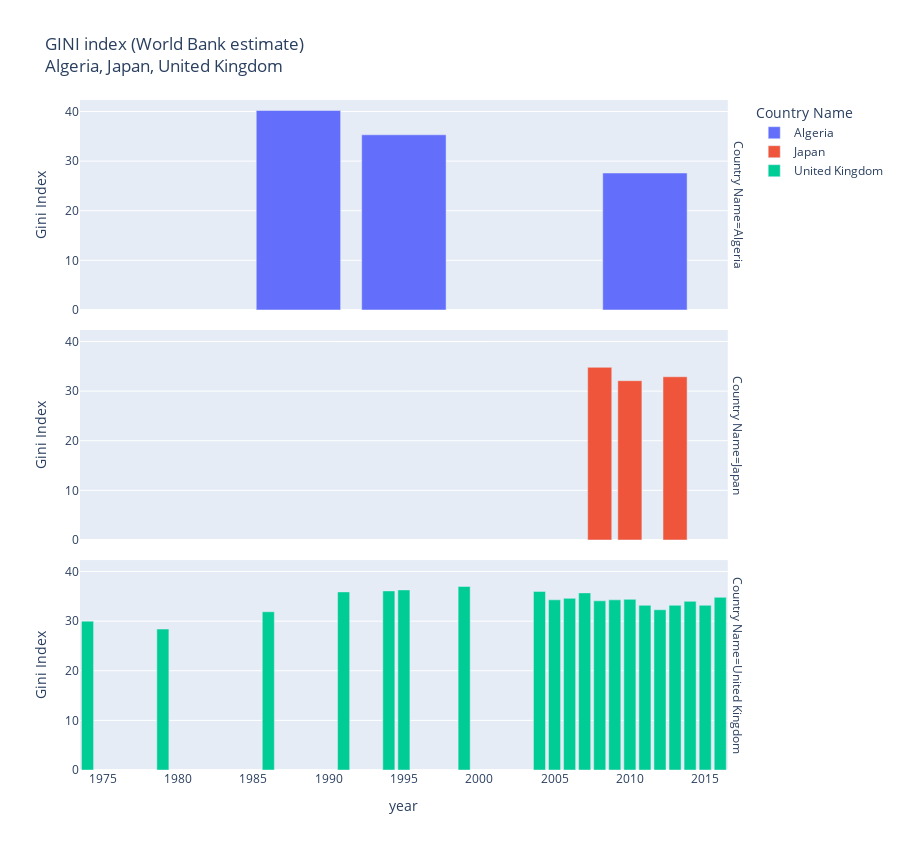

This figure's notebook cell:
### Code cell
countries = ['Algeria', 'Japan', 'United Kingdom']
df = poverty[poverty['Country Name'].isin(countries)].dropna(subset=[gini])
fig = px.bar(df,
             x='year',
             y=gini, 
             facet_row='Country Name',
             labels={gini: 'Gini Index'},
             color='Country Name',
             title='<br>'.join([gini, ', '.join(countries)]),
             height=100 + 250*len(countries))
fig

### Figure 1 — Plotly figure (JSON) as saved in the notebook; plotly's stock layout.template omitted (floating-point values rounded to 4 significant figures)
{"data": [{"alignmentgroup": "True", "hovertemplate": "Country Name=Algeria<br>year=%{x}<br>Gini Index=%{y}<extra></extra>", "legendgroup": "Algeria", "marker": {"color": "#636efa", "pattern": {"shape": ""}}, "name": "Algeria", "offsetgroup": "Algeria", "orientation": "v", "showlegend": true, "textposition": "auto", "type": "bar", "x": [1988, 1995, 2011], "xaxis": "x3", "y": [40.2, 35.3, 27.6], "yaxis": "y3"}, {"alignmentgroup": "True", "hovertemplate": "Country Name=Japan<br>year=%{x}<br>Gini Index=%{y}<extra></extra>", "legendgroup": "Japan", "marker": {"color": "#EF553B", "pattern": {"shape": ""}}, "name": "Japan", "offsetgroup": "Japan", "orientation": "v", "showlegend": true, "textposition": "auto", "type": "bar", "x": [2008, 2010, 2013], "xaxis": "x2", "y": [34.8, 32.1, 32.9], "yaxis": "y2"}, {"alignmentgroup": "True", "hovertemplate": "Country Name=United Kingdom<br>year=%{x}<br>Gini Index=%{y}<extra></extra>", "legendgroup": "United Kingdom", "marker": {"color": "#00cc96", "pattern": {"shape": ""}}, "name": "United Kingdom", "offsetgroup": "United Kingdom", "orientation": "v", "showlegend": true, "textposition": "auto", "type": "bar", "x": [1974, 1979, 1986, 1991, 1994, 1995, 1999, 2004, 2005, 2006, 2007, 2008, 2009, 2010, 2011, 2012, 2013, 2014, 2015, 2016], "xaxis": "x", "y": [30, 28.4, 31.9, 35.9, 36.1, 36.3, 37, 36, 34.3, 34.6, 35.7, 34.1, 34.3, 34.4, 33.2, 32.3, 33.2, 34, 33.2, 34.8], "yaxis": "y"}], "layout": {"annotations": [{"font": {}, "showarrow": false, "text": "Country Name=United Kingdom", "textangle": 90, "x": 0.98, "xanchor": "left", "xref": "paper", "y": 0.1567, "yanchor": "middle", "yref": "paper"}, {"font": {}, "showarrow": false, "text": "Country Name=Japan", "textangle": 90, "x": 0.98, "xanchor": "left", "xref": "paper", "y": 0.5, "yanchor": "middle", "yref": "paper"}, {"font": {}, "showarrow": false, "text": "Country Name=Algeria", "textangle": 90, "x": 0.98, "xanchor": "left", "xref": "paper", "y": 0.8433, "yanchor": "middle", "yref": "paper"}], "barmode": "relative", "height": 850, "legend": {"title": {"text": "Country Name"}, "tracegroupgap": 0}, "title": {"text": "GINI index (World Bank estimate)<br>Algeria, Japan, United Kingdom"}, "xaxis": {"anchor": "y", "domain": [0, 0.98], "title": {"text": "year"}}, "xaxis2": {"anchor": "y2", "domain": [0, 0.98], "matches": "x", "showticklabels": false}, "xaxis3": {"anchor": "y3", "domain": [0, 0.98], "matches": "x", "showticklabels": false}, "yaxis": {"anchor": "x", "domain": [0, 0.3133], "title": {"text": "Gini Index"}}, "yaxis2": {"anchor": "x2", "domain": [0.3433, 0.6567], "matches": "y", "title": {"text": "Gini Index"}}, "yaxis3": {"anchor": "x3", "domain": [0.6867, 1.0], "matches": "y", "title": {"text": "Gini Index"}}}}
